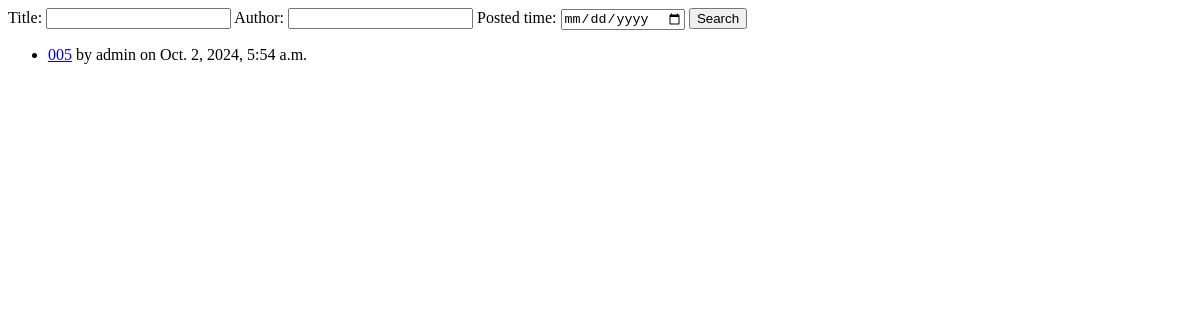
Page /blog/ on the earlier database version.
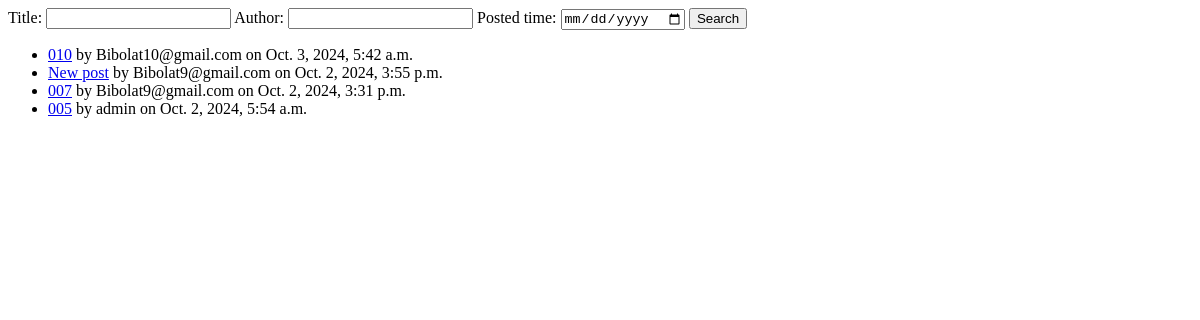
Same page on the later database version.
### blog/models.py (models this page shows, shortened)
class Post(models.Model):
    title = models.CharField(max_length=255)
    content = models.TextField()
    created_at = models.DateTimeField(auto_now_add=True)
    author = models.ForeignKey(User, on_delete=models.CASCADE)

### blog/views.py (the view)
# urls.py: path('', views.PostListView.as_view(), name='post_list'),
class PostListView(ListView):
    model = Post
    template_name = 'blog/post_list.html'
    context_object_name = 'posts'
    ordering = ['-created_at']
    def get_queryset(self):
        queryset = super().get_queryset()
        title = self.request.GET.get('title')
        author = self.request.GET.get('author')
        posting_time = self.request.GET.get('posting_time')
        if title:
            queryset = queryset.filter(title__icontains=title)
        if author:
            queryset = queryset.filter(author__username__icontains=author)
        if posting_time:
            queryset = queryset.filter(created_at__gte=posting_time)
        return queryset

### blog/templates/blog/post_list.html
<form method="GET" action="{% url 'post_list' %}">
    <label for="title">Title:</label>
    <input type="text" name="title" id="title" value="{{ request.GET.title }}">
    <label for="author">Author:</label>
    <input type="text" name="author" id="author" value="{{ request.GET.author }}">
    <label for="posting_time">Posted time:</label>
    <input type="date" name="posting_time" id="posting_time" value="{{ request.GET.posting_time }}">
    <button type="submit">Search</button>
</form>
<ul>
    {% for post in posts %}
        <li>
            <a href="{% url 'post_detail' post.pk %}">{{ post.title }}</a>
            by {{ post.author.username }} on {{ post.created_at }}
        </li>
    {% empty %}
        <li>No posts found.</li>
    {% endfor %}
</ul>

Differences in the rows shown:
added Post: title "010", author.username "Bibolat10@gmail.com", created_at "Oct. 3, 2024, 5:42 a.m."
added Post: title "New post", author.username "Bibolat9@gmail.com", created_at "Oct. 2, 2024, 3:55 p.m."
added Post: title "007", author.username "Bibolat9@gmail.com", created_at "Oct. 2, 2024, 3:31 p.m."
